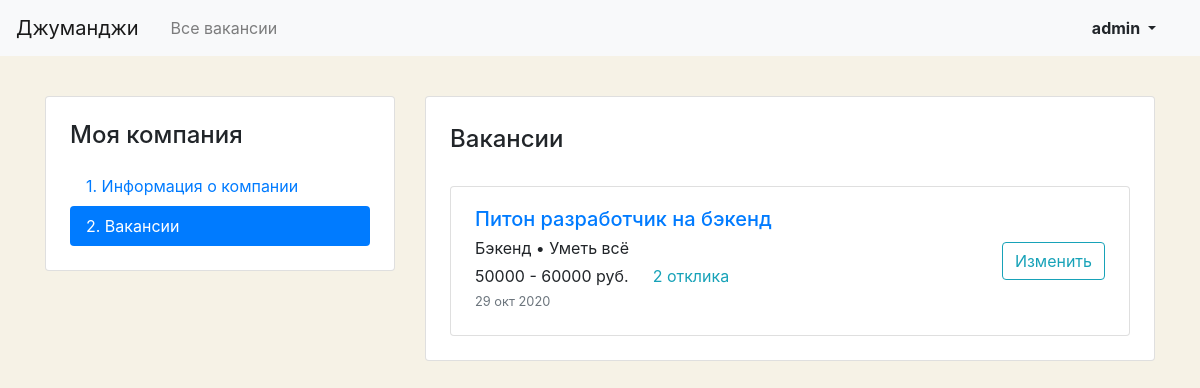
The page /mycompany/vacancies (signed in) on the database as committed earlier.
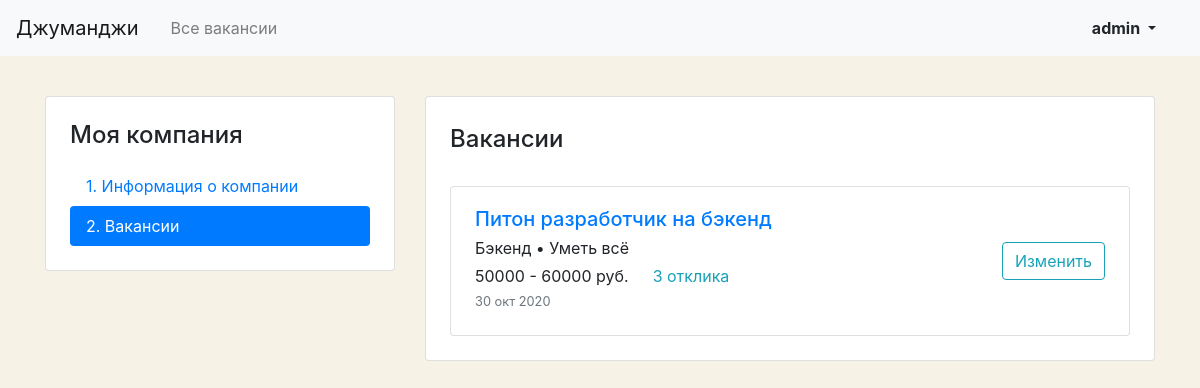
The same page on the database as committed later.
### vacancies/models.py (models this page shows, shortened)
class Vacancy(models.Model):
    title = models.CharField(max_length=100)
    specialty = models.ForeignKey(Specialty, on_delete=models.CASCADE, related_name='vacancies')
    company = models.ForeignKey(Company, on_delete=models.CASCADE, related_name='vacancies')
    skills = models.CharField(max_length=100, blank=True)
    description = models.TextField(max_length=200, blank=True)
    salary_min = models.DecimalField(decimal_places=2, max_digits=15, blank=True)
    salary_max = models.DecimalField(decimal_places=2, max_digits=15, blank=True)
    published_at = models.DateField(auto_now=True)

class Specialty(models.Model):
    FRONTEND = 'frontend'
    BACKEND = 'backend'
    GAMEDEV = 'gamedev'
    DEVOPS = 'devops'
    DESIGN = 'design'
    PRODUCTS = 'products'
    MANAGEMENT = 'management'
    TESTING = 'testing'
    CHOICES = [
        (None, '--- Выберите специализацию ---'),
        (FRONTEND, 'Фронтенд разработка'),
        (BACKEND, 'Бэкенд разработка'),
        (GAMEDEV, 'Разработка игр'),
        (DEVOPS, 'Девопс'),
        (DESIGN, 'Дизайн'),
        (PRODUCTS, 'Продукты'),
        (MANAGEMENT, 'Менеджмент'),
        (TESTING, 'Тестирование'),
    ]
    code = models.SlugField(unique=True)
    title = models.CharField(max_length=100)
    picture = models.ImageField(upload_to=MEDIA_SPECIALITY_IMAGE_DIR)

### vacancies/views.py (the view)
# urls.py: path('mycompany/vacancies', views.UserCompanyVacanciesView.as_view(), name='user_company_vacancies'),
class UserCompanyVacanciesView(TemplateView):
    template_name = 'vacancies/vacancy-list.html'
    def get_context_data(self, **kwargs):
        context = super(UserCompanyVacanciesView, self).get_context_data(**kwargs)
        user = self.request.user
        if user.is_anonymous:
            return redirect(reverse('login'))
        company = Company.objects.filter(owner=user).first()
        vacancies_with_number_of_responses = \
            Vacancy.objects.filter(company=company).annotate(number_of_responses=Count('applications'))
        context['company'] = company
        context['vacancies'] = vacancies_with_number_of_responses
        context['title_left'] = 'Моя компания | Вакансии'
        return context

### vacancies/context_processors.py (called while the page is built)
def common_data(request):
    return {
        "title": "Джуманджи",
    }

### vacancies/templatetags/my_extras.py (called while the page is built)
@register.simple_tag
def word_by_number(number, s1, s2, s3, show_number=True):
    s = s3
    remainder = number % 100
    if remainder not in range(5, 20):
        remainder %= 10
        if remainder in (2, 3, 4):
            s = s2
        elif remainder == 1:
            s = s1
    if show_number:
        s = str(number) + " " + s
    return s

@register.simple_tag
def response_by_number(number, show_number=True, ):
    return word_by_number(number, 'отклик', 'отклика', 'откликов', show_number)

### vacancies/templates/vacancies/vacancy-list.html
{% extends "vacancies/base_mycompany.html" %}
{% load my_extras %}
{% block mycompany_navbar %}
  {% if vacancies %}
    {% include 'vacancies/mycompany_navbar.html' %}
  {% endif %}
{% endblock %}
{% block mycompany_card %}
  <h2 class="h4 pt-2 pb-3">Вакансии</h2>
  {% if not company %}
    <div class="alert alert-warning" role="alert">
      Сначала <a href="{% url 'user_company_create' %}" class="alert-link">необходимо создать</a> свою компанию!
    </div>
  {% elif not vacancies %}
    <div class="alert alert-info" role="alert">
      У вас пока нет вакансий, но вы можете <a href="{% url 'user_company_vacancy_create' %}" class="alert-link">создать первую</a>!
    </div>
  {% else %}
    {% for vacancy in vacancies %}
      <div class="card mt-3">
        <div class="card-body px-4">
          <div class="row align-items-center">
            <div class="col-6 col-lg-8">
              <a href="{% url 'vacancy_info' vacancy.id %}" class="mb-1 h5">{{ vacancy.title }}</a>
              <p class="my-1">{{ vacancy.specialty.title }}{% if vacancy.skills %} • {{ vacancy.skills }}{% endif %}</p>
              <div class="my-1">
                <span class="mr-4">{{ vacancy.salary_min|floatformat }} -  {{ vacancy.salary_max|floatformat }} руб.</span><a href="#" class="text-info">{% response_by_number vacancy.number_of_responses %}</a>
                <div class="text-muted pt-1 small">{{ vacancy.published_at|date:"d b Y" }}</div>
              </div>
            </div>
            <div class="col-6 col-lg-4 text-right">
              <a href="{% url 'user_company_vacancy_edit' vacancy.id %}" class="btn btn-outline-info">Изменить</a>
            </div>
          </div>
        </div>
      </div>
    {% endfor %}
  {% endif %}
{% endblock mycompany_card %}

Rows that differ between the two databases and show on the page:
changed Vacancy "Питон разработчик на бэкенд": number_of_responses "2 отклика" → "3 отклика"; published_at "29 окт 2020" → "30 окт 2020"
